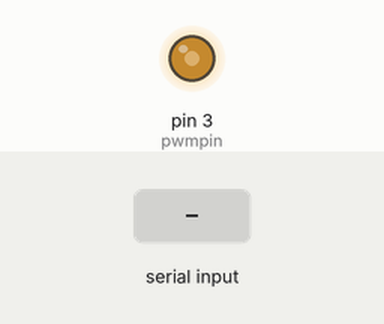
Simulated run of this sketch. Board: Arduino Uno, built with avr-gcc and run on an emulated ATmega328P. Shown: output pins drawn as LEDs (lit = HIGH). The inputs (shaded band) are chosen by the test bench.

Above: at 1.2 s.
1.3 s: byte 30 received over Serial
At 2.2 s:
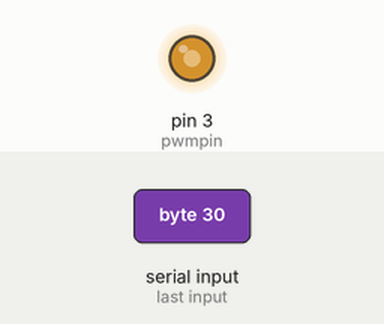
2.8 s: byte 90 received over Serial
At 3.4 s:
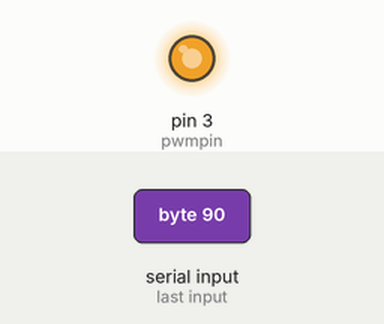
Timing chart, 0 to 5.8 s (numbered marks = the images above; inputs shaded):
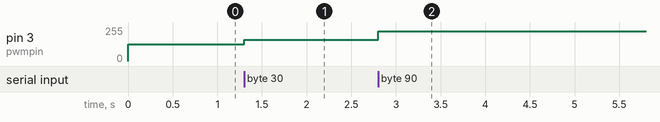

Measured:
- after the input at 1.3 s, pin 3 (pwmpin): 127/255 → 159/255 at once
- after the input at 2.8 s, pin 3 (pwmpin): 159/255 → 222/255 at once

The sketch:

steering_Arduino_Cpp.ino
```cpp
int pwmpin = 3;         // select the output pin for the PWM
int val;                // value [0,48]
int dutycycle;          // variable to send the correct pwm value to controller


void setup() {
  // put your setup code here, to run once:
Serial.begin(9600);
pinMode (pwmpin , OUTPUT);
analogWrite(pwmpin,127); // when restart, send steering to 0 deg
}

void loop() {
    // put your main code here, to run repeatedly:

  if(Serial.available()>0){
    val = Serial.read();
    dutycycle = map(val,0,48,0,255);
    analogWrite(pwmpin,dutycycle);
  }
}
```
